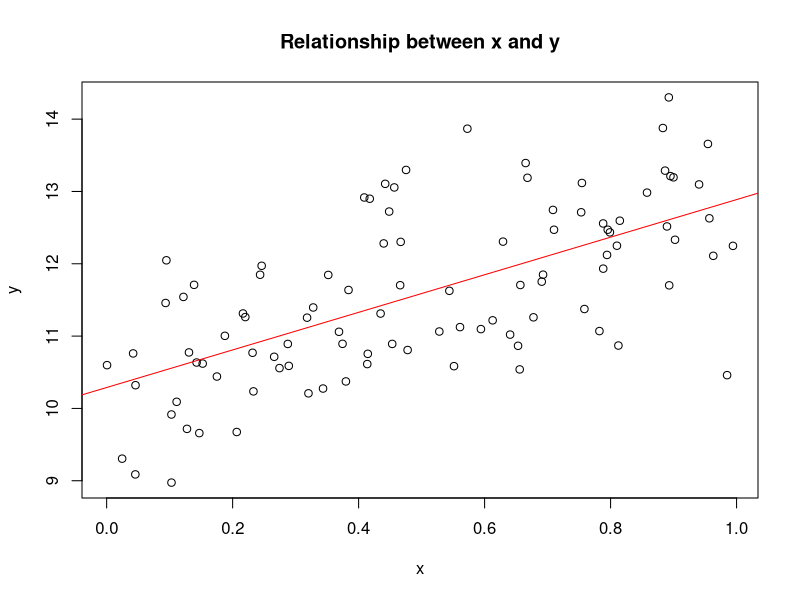
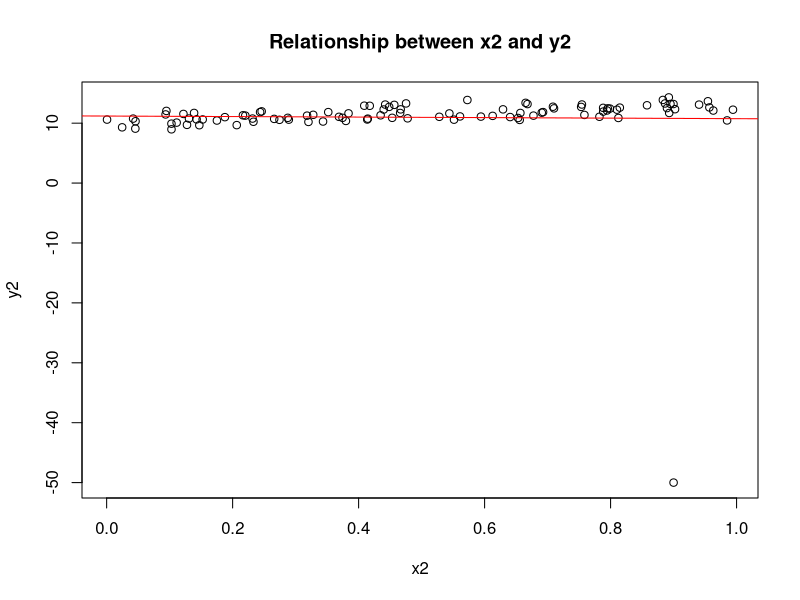

R code for these plots, in order:
#question1 for CS112 Assignment2
set.seed(123)
x=runif(99)
y=10+3*x+rnorm(99)
lm1=lm(y~x)
summary(lm1)
plot(x,y,main="Relationship between x and y")
abline(lm1,col="red")
x2=append(x,0.9)
y2=append(y,-50)
lm2=lm(y2~x2)
summary(lm2)
plot(x2,y2,main="Relationship between x2 and y2")
abline(lm2,col="red")
lm2